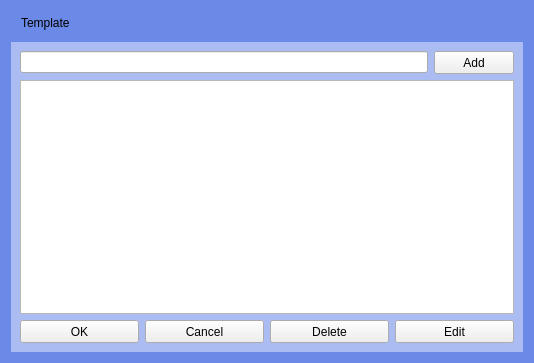
<?xml version="1.0" encoding="UTF-8"?>
<ui version="4.0">
 <class>Form</class>
 <widget class="QWidget" name="Form">
  <property name="geometry">
   <rect>
    <x>0</x>
    <y>0</y>
    <width>534</width>
    <height>363</height>
   </rect>
  </property>
  <property name="windowTitle">
   <string>Form</string>
  </property>
  <property name="styleSheet">
   <string notr="true">QWidget#Form {
background-color: rgb(107, 138, 232)
}</string>
  </property>
  <layout class="QGridLayout" name="gridLayout_2">
   <item row="0" column="0">
    <layout class="QVBoxLayout" name="verticalLayout_3" stretch="1,10">
     <property name="spacing">
      <number>0</number>
     </property>
     <item>
      <widget class="QWidget" name="widgetTemplateTitle" native="true">
       <property name="styleSheet">
        <string notr="true">QWidget#widgetTemplateTitle{ 
border-image:url(Skin/pbtitle.png);
}</string>
       </property>
       <widget class="QLabel" name="Template">
        <property name="geometry">
         <rect>
          <x>10</x>
          <y>2</y>
          <width>81</width>
          <height>20</height>
         </rect>
        </property>
        <property name="text">
         <string>Template</string>
        </property>
       </widget>
      </widget>
     </item>
     <item>
      <widget class="QStackedWidget" name="stackedWidgetTemplate">
       <property name="styleSheet">
        <string notr="true">QWidget#stackedWidgetTemplate {
background-color: rgb(171, 188, 242)

}
</string>
       </property>
       <property name="currentIndex">
        <number>0</number>
       </property>
       <widget class="QWidget" name="page">
        <layout class="QGridLayout" name="gridLayout">
         <item row="0" column="0">
          <layout class="QVBoxLayout" name="verticalLayout">
           <item>
            <layout class="QHBoxLayout" name="horizontalLayout_2">
             <item>
              <widget class="QLineEdit" name="lineEditTemplate"/>
             </item>
             <item>
              <widget class="QPushButton" name="pushButtonAdd">
               <property name="minimumSize">
                <size>
                 <width>75</width>
                 <height>23</height>
                </size>
               </property>
               <property name="styleSheet">
                <string notr="true">QPushButton#pushButtonAdd{ 
border-image:url(Skin/button1.png);
}
QPushButton:pressed#pushButtonAdd{ 
border-image:url(Skin/button3.png);
}
QPushButton:hover#pushButtonAdd{
	color:white;
}</string>
               </property>
               <property name="text">
                <string>Add</string>
               </property>
              </widget>
             </item>
            </layout>
           </item>
           <item>
            <widget class="QTableView" name="tableViewSmsMasterplate"/>
           </item>
           <item>
            <layout class="QHBoxLayout" name="horizontalLayout">
             <item>
              <widget class="QPushButton" name="pushButtonOK">
               <property name="minimumSize">
                <size>
                 <width>75</width>
                 <height>23</height>
                </size>
               </property>
               <property name="styleSheet">
                <string notr="true">QPushButton#pushButtonOK{ 
border-image:url(Skin/button1.png);
}
QPushButton:pressed#pushButtonOK{ 
border-image:url(Skin/button3.png);
}
QPushButton:hover#pushButtonOK{
	color:white;
}</string>
               </property>
               <property name="text">
                <string>OK</string>
               </property>
              </widget>
             </item>
             <item>
              <widget class="QPushButton" name="pushButtonCancel">
               <property name="minimumSize">
                <size>
                 <width>75</width>
                 <height>23</height>
                </size>
               </property>
               <property name="styleSheet">
                <string notr="true">QPushButton#pushButtonCancel{ 
border-image:url(Skin/button1.png);
}
QPushButton:pressed#pushButtonCancel{ 
border-image:url(Skin/button3.png);
}
QPushButton:hover#pushButtonCancel{
	color:white;
}</string>
               </property>
               <property name="text">
                <string>Cancel</string>
               </property>
              </widget>
             </item>
             <item>
              <widget class="QPushButton" name="pushButtonDelete">
               <property name="minimumSize">
                <size>
                 <width>75</width>
                 <height>23</height>
                </size>
               </property>
               <property name="styleSheet">
                <string notr="true">QPushButton#pushButtonDelete{ 
border-image:url(Skin/button1.png);
}
QPushButton:pressed#pushButtonDelete{ 
border-image:url(Skin/button3.png);
}
QPushButton:hover#pushButtonDelete{
	color:white;
}</string>
               </property>
               <property name="text">
                <string>Delete</string>
               </property>
              </widget>
             </item>
             <item>
              <widget class="QPushButton" name="pushButtonEdit">
               <property name="minimumSize">
                <size>
                 <width>75</width>
                 <height>23</height>
                </size>
               </property>
               <property name="styleSheet">
                <string notr="true">QPushButton#pushButtonEdit{ 
border-image:url(Skin/button1.png);
}
QPushButton:pressed#pushButtonEdit{ 
border-image:url(Skin/button3.png);
}
QPushButton:hover#pushButtonEdit{
	color:white;
}</string>
               </property>
               <property name="text">
                <string>Edit</string>
               </property>
              </widget>
             </item>
            </layout>
           </item>
          </layout>
         </item>
        </layout>
       </widget>
       <widget class="QWidget" name="page_2">
        <layout class="QGridLayout" name="gridLayout_3">
         <item row="0" column="0">
          <layout class="QVBoxLayout" name="verticalLayout_2">
           <item>
            <spacer name="verticalSpacer_2">
             <property name="orientation">
              <enum>Qt::Vertical</enum>
             </property>
             <property name="sizeHint" stdset="0">
              <size>
               <width>20</width>
               <height>40</height>
              </size>
             </property>
            </spacer>
           </item>
           <item>
            <layout class="QHBoxLayout" name="horizontalLayout_4">
             <item>
              <spacer name="horizontalSpacer_4">
               <property name="orientation">
                <enum>Qt::Horizontal</enum>
               </property>
               <property name="sizeHint" stdset="0">
                <size>
                 <width>40</width>
                 <height>20</height>
                </size>
               </property>
              </spacer>
             </item>
             <item>
              <widget class="QLineEdit" name="lineEditPage2"/>
             </item>
             <item>
              <spacer name="horizontalSpacer_5">
               <property name="orientation">
                <enum>Qt::Horizontal</enum>
               </property>
               <property name="sizeHint" stdset="0">
                <size>
                 <width>40</width>
                 <height>20</height>
                </size>
               </property>
              </spacer>
             </item>
            </layout>
           </item>
           <item>
            <spacer name="verticalSpacer">
             <property name="orientation">
              <enum>Qt::Vertical</enum>
             </property>
             <property name="sizeHint" stdset="0">
              <size>
               <width>20</width>
               <height>40</height>
              </size>
             </property>
            </spacer>
           </item>
           <item>
            <layout class="QHBoxLayout" name="horizontalLayout_3">
             <item>
              <spacer name="horizontalSpacer">
               <property name="orientation">
                <enum>Qt::Horizontal</enum>
               </property>
               <property name="sizeHint" stdset="0">
                <size>
                 <width>40</width>
                 <height>20</height>
                </size>
               </property>
              </spacer>
             </item>
             <item>
              <widget class="QPushButton" name="pushButtonOKPage2">
               <property name="styleSheet">
                <string notr="true">QPushButton#pushButtonOKPage2{ 
border-image:url(Skin/button1.png);
}
QPushButton:pressed#pushButtonOKPage2{ 
border-image:url(Skin/button3.png);
}
QPushButton:hover#pushButtonOKPage2{
	color:white;
}</string>
               </property>
               <property name="text">
                <string>OK</string>
               </property>
              </widget>
             </item>
             <item>
              <spacer name="horizontalSpacer_2">
               <property name="orientation">
                <enum>Qt::Horizontal</enum>
               </property>
               <property name="sizeHint" stdset="0">
                <size>
                 <width>40</width>
                 <height>20</height>
                </size>
               </property>
              </spacer>
             </item>
             <item>
              <widget class="QPushButton" name="pushButtonCancelPage2">
               <property name="styleSheet">
                <string notr="true">QPushButton#pushButtonCancelPage2{ 
border-image:url(Skin/button1.png);
}
QPushButton:pressed#pushButtonCancelPage2{ 
border-image:url(Skin/button3.png);
}
QPushButton:hover#pushButtonCancelPage2{
	color:white;
}</string>
               </property>
               <property name="text">
                <string>Cancel</string>
               </property>
              </widget>
             </item>
             <item>
              <spacer name="horizontalSpacer_3">
               <property name="orientation">
                <enum>Qt::Horizontal</enum>
               </property>
               <property name="sizeHint" stdset="0">
                <size>
                 <width>40</width>
                 <height>20</height>
                </size>
               </property>
              </spacer>
             </item>
            </layout>
           </item>
          </layout>
         </item>
        </layout>
       </widget>
      </widget>
     </item>
    </layout>
   </item>
  </layout>
 </widget>
 <resources/>
 <connections/>
</ui>
